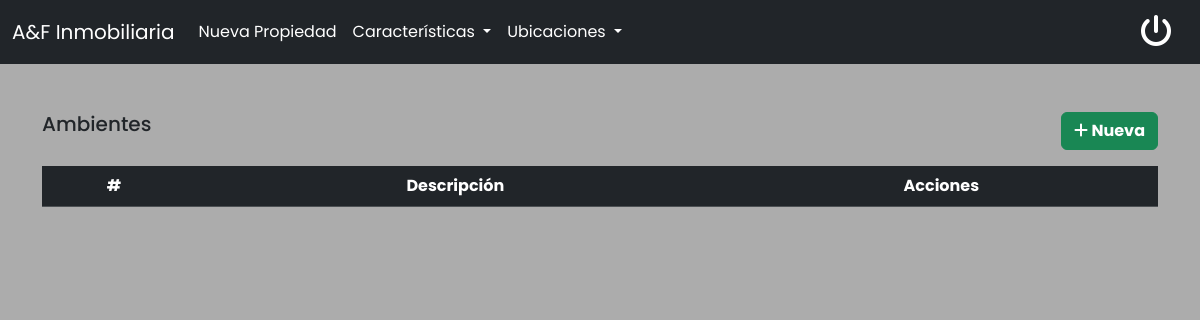
Page /admin/ambientes.php (signed in) on the earlier database version.
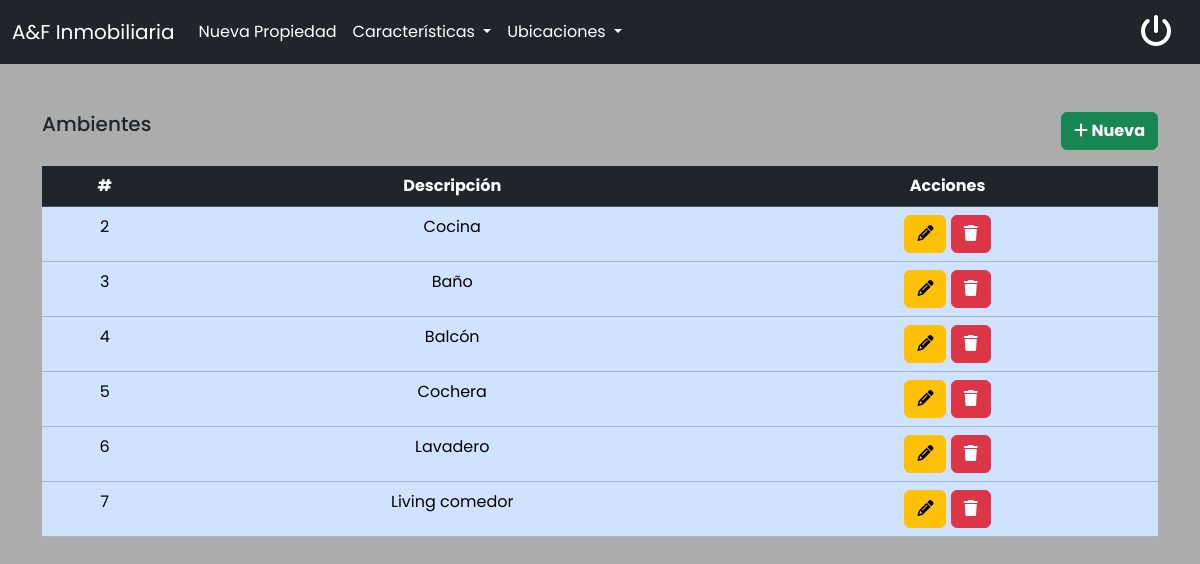
Same page on the later database version.
### tables this page shows
CREATE TABLE `ambientes` (
  `id` int(11) NOT NULL,
  `descripcion` varchar(255) DEFAULT NULL,
  `deleted_at` timestamp NULL DEFAULT NULL
);

### src/models/ambientes.php (called while the page is built, shortened)
<?php
class Ambientes
{
  private $conexion;
  public function __construct($conexion)
  {
    $this->conexion = $conexion;
  }
  public function getAmbientes($all = false)
  {
    $query = "SELECT * FROM ambientes";
    if (!$all) {
      $query .= ' WHERE deleted_at is null';
    }
    $resultado = $this->conexion->prepare($query);
    $resultado->execute();
    return $resultado->fetchAll(PDO::FETCH_ASSOC);
  }
}

### admin/ambientes.php (the view, shortened to what this page needs)
<?php
include_once '../src/db/conn.php';
include_once '../src/models/ambientes.php';
$conexion = Conexion::conectar();
$ambientesModel = new Ambientes($conexion);
$ambientes = $ambientesModel->getAmbientes(false);
?>
<!DOCTYPE html>
<html lang="en">
<head>
  <link href="https://cdn.jsdelivr.net/npm/bootstrap@5.3.3/dist/css/bootstrap.min.css" rel="stylesheet">
  <link rel="stylesheet" href="../assets/css/styles.css">
  <link rel="stylesheet" href="https://cdnjs.cloudflare.com/ajax/libs/font-awesome/6.5.1/css/all.min.css" />
  <link href="https://cdnjs.cloudflare.com/ajax/libs/font-awesome/6.1.1/css/all.min.css" rel="stylesheet">
</head>
<body class="bg-grays-color">
  <div class="container vh-100 mt-5">
    <div class="d-flex mt-5 justify-content-between mb-3">
      <h5>Ambientes</h5>
      <button class="btn btn-success fw-bold" id="agregarAmbiente"><i class="fa fa-plus"></i> Nueva</button>
    </div>
    <table class="table table-primary">
      <thead class="table-dark">
        <tr>
          <th class="text-center">#</th>
          <th class="text-center">Descripción</th>
          <th class="text-center">Acciones</th>
        </tr>
      </thead>
      <tbody>
        <?php foreach ($ambientes as $ambiente) :
          echo '<tr>
                  <td class="text-center">' . $ambiente['id'] . '</th>
                  <td class="text-center">' . $ambiente['descripcion'] . '</th>';
          if ($ambiente['deleted_at'] == null) {
            echo '
                  <td class="text-center">
                    <button class="btn btn-warning" title="Editar" type="button" id="editarAmbiente">
                      <i class="fa fa-pencil"></i>
                    </button>
                    <button class="btn btn-danger" title="Eliminar" type="button" onclick="borrarAmbiente(' . $ambiente['id'] . ')">
                      <i class="fa fa-trash"></i>
                    </button>
                  </td>';
          } else {
            echo '<td class="text-center">
                    <button class="btn btn-success" title="Reactivar" type="button" onclick="restaurarAmbiente(' . $ambiente['id'] . ')">
                      <i class="fa fa-undo"></i>
                    </button>
                  </td>';
          };
          echo '</tr>';
        endforeach;
        ?>
      </tbody>
    </table>
  </div>
</body>

### assets/css/styles.css (style rules this page uses)
:root { --main-gray-color: #222020; --secondary-gray-color: #ACACAC; --secondary-coral-color: #CE9B79; --terciary-coral-color: #B13B3C; --orange-color: #E38241; }
.bg-grays-color { background-color: #ACACAC !important; }
body { margin: 0; background-color: var(--main-gray-color) !important; font-family: 'Poppins', sans-serif !important; }
table td { padding: 8px; vertical-align: top; }

Differences in the rows shown:
added ambientes: id "2", descripcion "Cocina"
added ambientes: id "3", descripcion "Baño"
added ambientes: id "4", descripcion "Balcón"
added ambientes: id "5", descripcion "Cochera"
added ambientes: id "6", descripcion "Lavadero"
added ambientes: id "7", descripcion "Living comedor"
